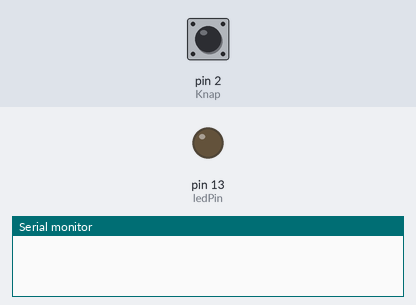
Simulated run of this sketch. Board: Arduino Uno, built with avr-gcc and run on an emulated ATmega328P. On the bench: output pins drawn as LEDs (lit = HIGH), the last lines printed to the serial monitor. Dashed ring = blinking. Inputs (shaded band) come from the test bench; at power-on: pin 2 (Knap) HIGH.

Above: at 1.2 s.
1.3 s: pin 2 (Knap) pulled LOW for 1 s
At 1.55 s:
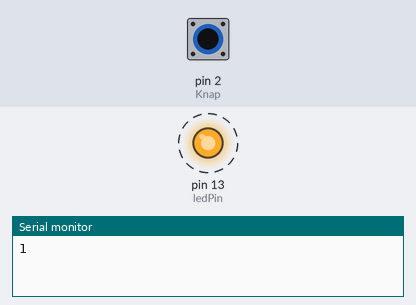
4.3 s: pin 2 (Knap) pulled LOW for 3.2 s
At 8.0 s:
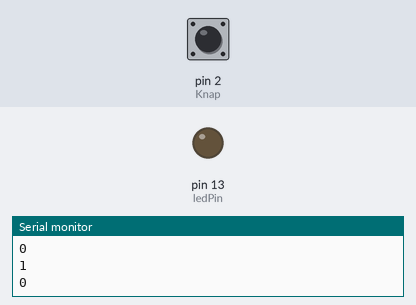
Timing chart, 0 to 9.5 s (numbered marks = the images above; inputs shaded):
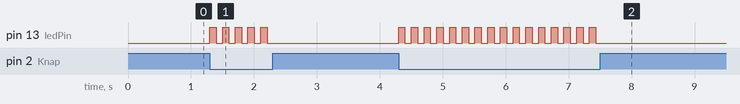

Measured:
- after the input at 1.3 s, pin 13 (ledPin): alternates HIGH for 0.10 s and LOW for 0.10 s, 10 changes in all, then stays LOW, starting at once
- after the input at 4.3 s, pin 13 (ledPin): alternates HIGH for 0.10 s and LOW for 0.10 s, 32 changes in all, then stays LOW, starting at once

The sketch:

ISR_Test.ino
```cpp
const int Knap = 2;
const int ledPin = 13;
int state = 0;
unsigned long TimePast;

//intl (fjerne bounc/pral)-----------------------------------------------------------
void intl() {
  if( 100 < (millis()-TimePast)){ //To remove bouncing
  state = !state;
  Serial.println(state);
  TimePast = millis();
  }
}
//Setup-----------------------------------------------------------
void setup() {

  Serial.begin(115200);
  pinMode(ledPin, OUTPUT);
  pinMode(Knap, INPUT_PULLUP);
  attachInterrupt(digitalPinToInterrupt(Knap), intl, LOW);
}

//Loop-------------------------------------------------------------

void loop() {
  digitalWrite(ledPin, state);
}
```
